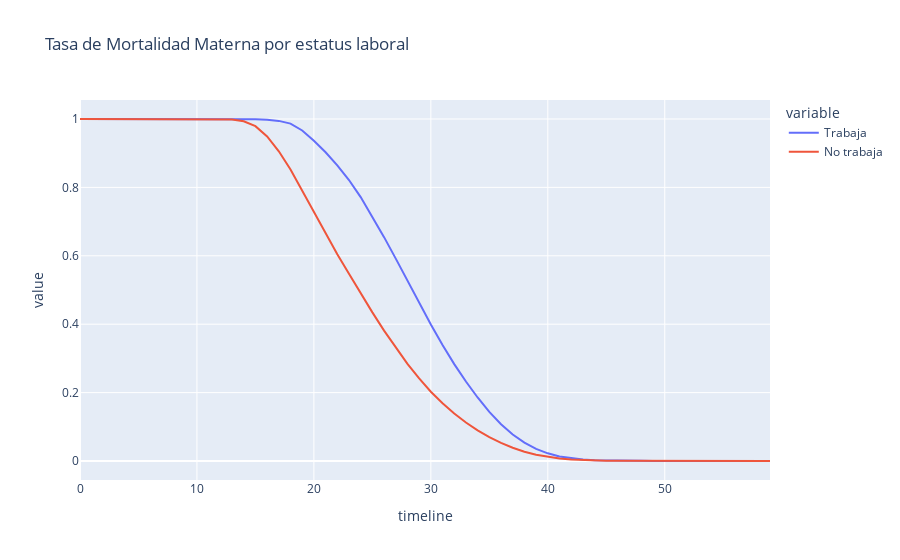

Notebook cell for this chart:
### Code cell
rates, logrank = survival(data_trabajo, 'TRABAJAACTUALMENTE', 'EDAD', 'SOBREVIVIOPARTO')
rates.dropna().plot(kind='line',
           title='Tasa de Mortalidad Materna por estatus laboral')

### Figure 1 — Plotly figure (JSON) as saved in the notebook; plotly's stock layout.template omitted (floating-point values rounded to 4 significant figures)
{"data": [{"hovertemplate": "variable=Trabaja<br>timeline=%{x}<br>value=%{y}<extra></extra>", "legendgroup": "Trabaja", "line": {"color": "#636efa", "dash": "solid"}, "mode": "lines", "name": "Trabaja", "orientation": "v", "showlegend": true, "type": "scatter", "x": [0, 11, 12, 13, 14, 15, 16, 17, 18, 19, 20, 21, 22, 23, 24, 25, 26, 27, 28, 29, 30, 31, 32, 33, 34, 35, 36, 37, 38, 39, 40, 41, 42, 43, 44, 45, 46, 47, 48, 49, 50, 51, 52, 53, 54, 55, 56, 57, 58, 59], "xaxis": "x", "y": [1, 1.0, 1.0, 0.9999, 0.9998, 0.9991, 0.9975, 0.9945, 0.9865, 0.9664, 0.9365, 0.9027, 0.8646, 0.8216, 0.7716, 0.7151, 0.6546, 0.5917, 0.5268, 0.4626, 0.3989, 0.3393, 0.2833, 0.2324, 0.1857, 0.1437, 0.1076, 0.07752, 0.05373, 0.03557, 0.02243, 0.01345, 0.00798, 0.004591, 0.002544, 0.001473, 0.0009135, 0.0005773, 0.0003838, 0.0002618, 0.0001696, 0.0001369, 8.629e-05, 5.356e-05, 3.868e-05, 2.083e-05, 8.927e-06, 5.951e-06, 2.976e-06, 0], "yaxis": "y"}, {"hovertemplate": "variable=No trabaja<br>timeline=%{x}<br>value=%{y}<extra></extra>", "legendgroup": "No trabaja", "line": {"color": "#EF553B", "dash": "solid"}, "mode": "lines", "name": "No trabaja", "orientation": "v", "showlegend": true, "type": "scatter", "x": [0, 11, 12, 13, 14, 15, 16, 17, 18, 19, 20, 21, 22, 23, 24, 25, 26, 27, 28, 29, 30, 31, 32, 33, 34, 35, 36, 37, 38, 39, 40, 41, 42, 43, 44, 45, 46, 47, 48, 49, 50, 51, 52, 53, 54, 55, 56, 57, 58, 59], "xaxis": "x", "y": [1, 0.9999, 0.9998, 0.9987, 0.9935, 0.9791, 0.9492, 0.9055, 0.8524, 0.7903, 0.7255, 0.6641, 0.6046, 0.5477, 0.4906, 0.4346, 0.3812, 0.3308, 0.2839, 0.2414, 0.2026, 0.1692, 0.1391, 0.1126, 0.08962, 0.06976, 0.05296, 0.03882, 0.02727, 0.01851, 0.01196, 0.0074, 0.004334, 0.002437, 0.001311, 0.0007099, 0.0004557, 0.0003058, 0.0002094, 0.0001578, 0.0001227, 8.472e-05, 6.232e-05, 4.48e-05, 3.506e-05, 2.921e-05, 1.85e-05, 1.266e-05, 3.895e-06, 0], "yaxis": "y"}], "layout": {"legend": {"title": {"text": "variable"}, "tracegroupgap": 0}, "title": {"text": "Tasa de Mortalidad Materna por estatus laboral"}, "xaxis": {"anchor": "y", "domain": [0, 1], "title": {"text": "timeline"}}, "yaxis": {"anchor": "x", "domain": [0, 1], "title": {"text": "value"}}}}
